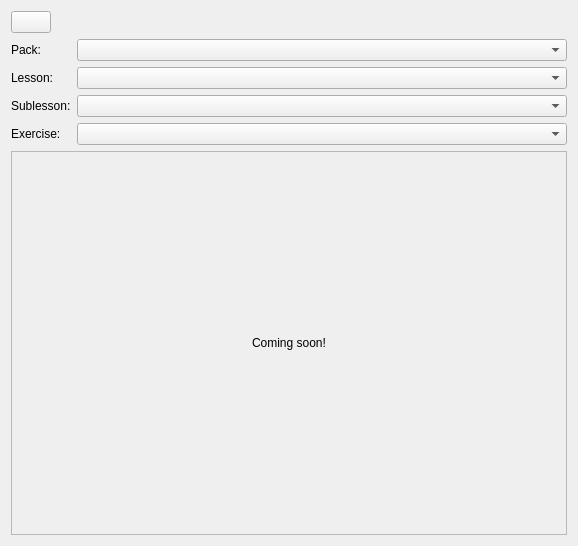
<?xml version="1.0" encoding="UTF-8"?>
<ui version="4.0">
 <class>studentDetails</class>
 <widget class="QWidget" name="studentDetails">
  <property name="geometry">
   <rect>
    <x>0</x>
    <y>0</y>
    <width>578</width>
    <height>546</height>
   </rect>
  </property>
  <property name="windowTitle">
   <string>Form</string>
  </property>
  <layout class="QGridLayout" name="gridLayout">
   <item row="3" column="0">
    <widget class="QFrame" name="chartFrame">
     <property name="frameShape">
      <enum>QFrame::StyledPanel</enum>
     </property>
     <property name="frameShadow">
      <enum>QFrame::Raised</enum>
     </property>
     <layout class="QGridLayout" name="gridLayout_2">
      <item row="0" column="0" alignment="Qt::AlignHCenter|Qt::AlignVCenter">
       <widget class="QLabel" name="comingSoonLabel">
        <property name="text">
         <string>Coming soon!</string>
        </property>
       </widget>
      </item>
     </layout>
    </widget>
   </item>
   <item row="2" column="0">
    <widget class="QFrame" name="packFrame">
     <property name="sizePolicy">
      <sizepolicy hsizetype="Preferred" vsizetype="Fixed">
       <horstretch>0</horstretch>
       <verstretch>0</verstretch>
      </sizepolicy>
     </property>
     <property name="frameShape">
      <enum>QFrame::NoFrame</enum>
     </property>
     <property name="frameShadow">
      <enum>QFrame::Plain</enum>
     </property>
     <layout class="QFormLayout" name="formLayout">
      <property name="leftMargin">
       <number>0</number>
      </property>
      <property name="topMargin">
       <number>0</number>
      </property>
      <property name="rightMargin">
       <number>0</number>
      </property>
      <property name="bottomMargin">
       <number>0</number>
      </property>
      <item row="1" column="0">
       <widget class="QLabel" name="packLabel">
        <property name="text">
         <string>Pack:</string>
        </property>
       </widget>
      </item>
      <item row="1" column="1">
       <widget class="QComboBox" name="packBox"/>
      </item>
      <item row="3" column="0">
       <widget class="QLabel" name="lessonLabel">
        <property name="text">
         <string>Lesson:</string>
        </property>
       </widget>
      </item>
      <item row="3" column="1">
       <widget class="QComboBox" name="lessonBox"/>
      </item>
      <item row="5" column="0">
       <widget class="QLabel" name="exerciseLabel">
        <property name="text">
         <string>Exercise:</string>
        </property>
       </widget>
      </item>
      <item row="5" column="1">
       <widget class="QComboBox" name="exerciseBox"/>
      </item>
      <item row="4" column="0">
       <widget class="QLabel" name="sublessonLabel">
        <property name="text">
         <string>Sublesson:</string>
        </property>
       </widget>
      </item>
      <item row="4" column="1">
       <widget class="QComboBox" name="sublessonBox"/>
      </item>
     </layout>
    </widget>
   </item>
   <item row="0" column="0">
    <widget class="QFrame" name="header">
     <property name="sizePolicy">
      <sizepolicy hsizetype="Preferred" vsizetype="Fixed">
       <horstretch>0</horstretch>
       <verstretch>0</verstretch>
      </sizepolicy>
     </property>
     <property name="frameShape">
      <enum>QFrame::NoFrame</enum>
     </property>
     <property name="frameShadow">
      <enum>QFrame::Raised</enum>
     </property>
     <layout class="QHBoxLayout" name="horizontalLayout">
      <property name="leftMargin">
       <number>0</number>
      </property>
      <property name="topMargin">
       <number>0</number>
      </property>
      <property name="rightMargin">
       <number>0</number>
      </property>
      <property name="bottomMargin">
       <number>0</number>
      </property>
      <item>
       <widget class="QPushButton" name="backButton">
        <property name="sizePolicy">
         <sizepolicy hsizetype="Fixed" vsizetype="Fixed">
          <horstretch>0</horstretch>
          <verstretch>0</verstretch>
         </sizepolicy>
        </property>
        <property name="toolTip">
         <string>Go back</string>
        </property>
        <property name="text">
         <string notr="true"/>
        </property>
        <property name="icon">
         <iconset resource="../../res.qrc">
          <normaloff>:/res/images/previous.png</normaloff>:/res/images/previous.png</iconset>
        </property>
        <property name="iconSize">
         <size>
          <width>26</width>
          <height>26</height>
         </size>
        </property>
       </widget>
      </item>
      <item>
       <widget class="QLabel" name="titleLabel">
        <property name="sizePolicy">
         <sizepolicy hsizetype="Preferred" vsizetype="Fixed">
          <horstretch>0</horstretch>
          <verstretch>0</verstretch>
         </sizepolicy>
        </property>
        <property name="text">
         <string notr="true"/>
        </property>
       </widget>
      </item>
     </layout>
    </widget>
   </item>
  </layout>
 </widget>
 <resources>
  <include location="../../res.qrc"/>
 </resources>
 <connections/>
</ui>
